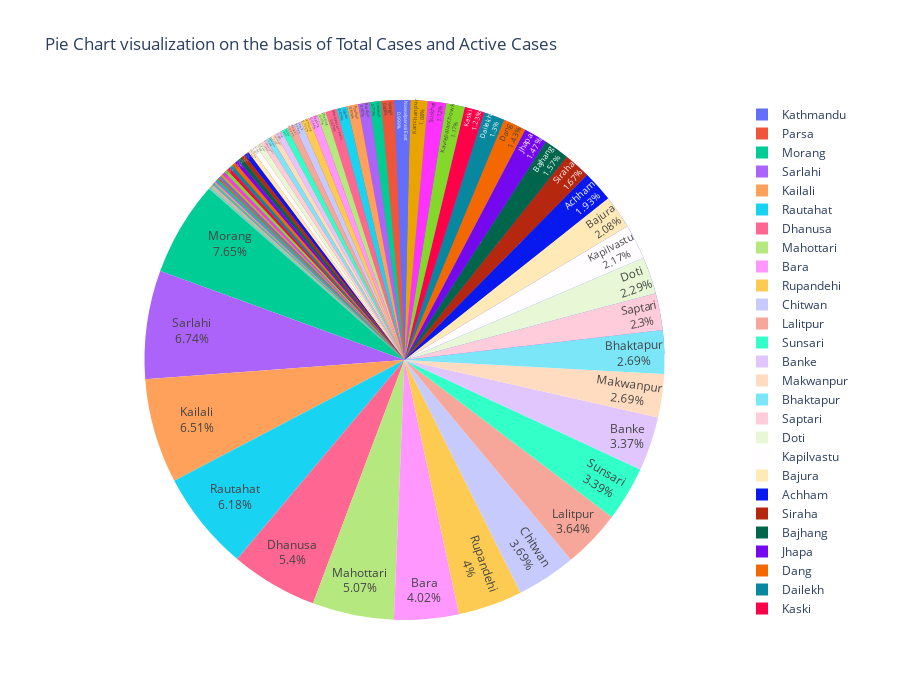

Notebook cell for this chart:
### Markdown cell above
##### Plotly Express Visualization

### Code cell
# Pie Chart visualization on the basis of Total Cases and Active Cases
fig = px.pie(dataset, title = " Pie Chart visualization on the basis of Total Cases and Active Cases ", values = "Active Cases", names = "District", hover_data = ["Total Cases"], height = 700)
fig.update_traces(textposition = 'inside', textinfo = "label+percent")
fig.show()

### Figure 1 — Plotly figure (JSON) as saved in the notebook; plotly's stock layout.template omitted (floating-point values rounded to 4 significant figures)
{"data": [{"customdata": [[4522], [2313], [1856], [1834], [1695], [1598], [1556], [1256], [1138], [1037], [1034], [1023], [946], [902], [870], [814], [768], [753], [744], [730], [684], [675], [624], [593], [587], [518], [505], [496], [479], [453], [403], [387], [384], [379], [338], [329], [328], [327], [318], [314], [289], [248], [234], [224], [185], [176], [155], [128], [113], [100], [96], [89], [88], [83], [79], [74], [71], [57], [56], [52], [51], [39], [38], [38], [29], [28], [19], [19], [18], [16], [15], [15], [13], [6], [5], [3], [1]], "domain": {"x": [0, 1], "y": [0, 1]}, "hovertemplate": "District=%{label}<br>Active Cases=%{value}<br>Total Cases=%{customdata[0]}<extra></extra>", "labels": ["Kathmandu", "Parsa", "Rautahat", "Sarlahi", "Kailali", "Morang", "Dhanusa", "Mahottari", "Kapilvastu", "Dailekh", "Rupandehi", "Banke", "Doti", "Achham", "Bara", "Dang", "Saptari", "Surkhet", "Chitwan", "Sunsari", "Lalitpur", "Kanchanpur", "Bajura", "Palpa", "Jhapa", "Bhaktapur", "Makwanpur", "Siraha", "Nawalparasi East", "Pyuthan", "Gulmi", "Bajhang", "Arghakhanchi", "Baitadi", "Syangja", "Dadeldhura", "Kaski", "Bardiya", "Baglung", "Salyan", "Tanahun", "Nawalparasi West", "Kavrepalanchowk", "Dhading", "Lamjung", "Gorkha", "Jumla", "Udayapur", "Parbat", "Sindhupalchowk", "Illam", "Kalikot", "Rolpa", "Nuwakot", "Sindhuli", "Rukum West", "Ramechhap", "Jajarkot", "Darchula", "Myagdi", "Dolakha", "Dhankuta", "Khotang", "Okhaldhunga", "Sankhuwasabha", "Terhathum", "Bhojpur", "Panchthar", "Taplejung", "Rasuwa", "Rukum East", "Solukhumbu", "Mugu", "Dolpa", "Humla", "Manang", "Mustang"], "legendgroup": "", "name": "", "showlegend": true, "textinfo": "label+percent", "textposition": "inside", "type": "pie", "values": [4391, 2102, 1101, 1202, 1160, 1363, 963, 904, 387, 231, 713, 601, 409, 344, 716, 254, 410, 200, 657, 605, 648, 192, 370, 35, 262, 479, 480, 298, 178, 121, 50, 279, 63, 79, 144, 62, 219, 126, 97, 121, 127, 121, 209, 98, 92, 73, 87, 45, 21, 62, 68, 35, 37, 62, 62, 43, 51, 45, 43, 10, 40, 24, 23, 19, 23, 20, 13, 12, 11, 5, 7, 8, 9, 3, 3, 2, -6807]}], "layout": {"height": 700, "legend": {"tracegroupgap": 0}, "title": {"text": " Pie Chart visualization on the basis of Total Cases and Active Cases "}}}
